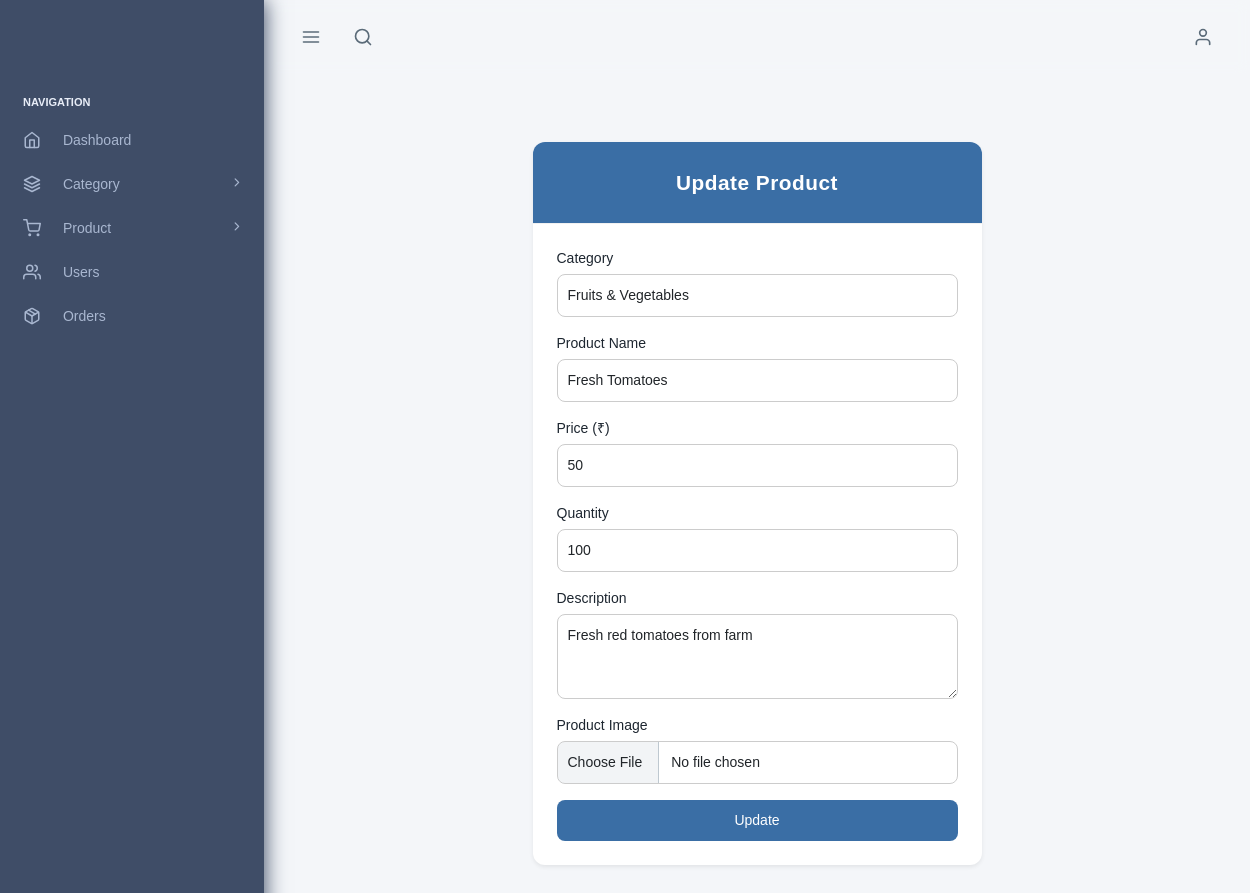
The app's page /admin1/pages/product_update.php?x=13 with its own data.
### tables this page shows
CREATE TABLE `product_master` (
  `pid` int(11) NOT NULL,
  `cid` int(11) NOT NULL,
  `pname` varchar(50) NOT NULL,
  `pdesc` varchar(1500) NOT NULL,
  `qty` int(11) NOT NULL,
  `rate` double NOT NULL,
  `pdate` date NOT NULL,
  `photo` varchar(100) NOT NULL,
  `status` int(11) NOT NULL
);

CREATE TABLE `category_master` (
  `cid` int(11) NOT NULL,
  `cname` varchar(50) NOT NULL,
  `photo` varchar(100) NOT NULL,
  `status` int(11) NOT NULL
);

### admin1/pages/product_update.php (the view, shortened to what this page needs)
<?php
    include("connect.php");
    $id = $_GET["x"];
    $q=mysqli_query($con,"select c.*,p.* from category_master c, product_master p where c.cid=p.cid and p.pid=$id");
    $row = mysqli_fetch_array($q);
?>
<!DOCTYPE html>
<html lang="en">
<head>
    <link href="https://cdn.jsdelivr.net/npm/bootstrap@5.3.0/dist/css/bootstrap.min.css" rel="stylesheet">
    <?php
    include('hhh.php');
?>
</head>
<body>
<div class="container mt-5">
    <div class="row justify-content-center">
        <div class="col-lg-6 col-md-8">
            <div class="card shadow-sm">
                <div class="card-header text-white text-center">
                    Update Product
                </div>
                <div class="card-body p-4">
                    <form method="post" enctype="multipart/form-data">
                        <div class="mb-3">
                            <label for="" class="form-label">Category</label>
                            <input type="text" class="form-control" value="<?php echo $row['cname'];?>" readonly/>
                        </div>
                        <div class="mb-3">
                            <label class="form-label">Product Name</label>
                            <input type="text" class="form-control" name="pname" placeholder="Enter product name" value="<?php echo $row['pname'];?>" required>
                        </div>
                        <div class="mb-3">
                            <label class="form-label">Price (₹)</label>
                            <input type="number" class="form-control" name="rate" placeholder="Enter price" value="<?php echo $row['rate'];?>" required>
                        </div>
                        <div class="mb-3">
                            <label class="form-label">Quantity</label>
                            <input type="number" class="form-control" name="qty" placeholder="Enter quantity" value="<?php echo $row['qty'];?>" required>
                        </div>
                        <div class="mb-3">
                            <label class="form-label">Description</label>
                            <textarea class="form-control" rows="3" name="pdesc" placeholder="Enter product description"><?php echo $row['pdesc'];?></textarea>
                        </div>
                        <div class="mb-3">
                            <label class="form-label">Product Image</label>
                            <input type="file" class="form-control" name="productPhoto" accept="image/*" required>
                        </div>
                        <button type="submit" class="btn btn-custom w-100" name="btnupdate">Update</button>
                    </form>
                </div>
            </div>
        </div>
    </div>
</div>
</body>
</html>
<?php
    include('fff.php');
?>

### admin1/pages/product_update.php (style rules this page uses)
body { background-color: #f4f6f9; font-family: Arial, sans-serif; }
.card { border: none; border-radius: 12px; overflow: hidden; }
.card-header { padding: 15px; font-size: 1.3rem; font-weight: 600; letter-spacing: 0.5px; background-color: #3A6EA5; }
.form-label { font-weight: 500; margin-bottom: 5px; }
.form-control, .form-select { padding: 10px; border-radius: 8px; border: 1px solid #ccc; transition: all 0.3s ease-in-out; }
.btn-custom { background-color: #3A6EA5; color: white; border: none; padding: 10px; font-weight: 500; border-radius: 8px; transition: background-color 0.3s ease-in-out; }

### records on screen
product_master: cid.cname "Fruits & Vegetables", pname "Fresh Tomatoes", rate "50", qty "100", pdesc "Fresh red tomatoes from farm"
